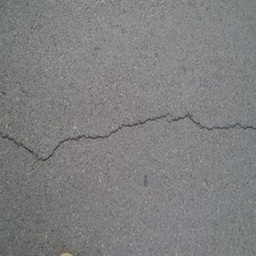
#> input picture SCSegamba_improved/pipeline_trt/input_images/CFD_001.jpg, 256 x 256 px, shrunk from 448 x 448 before the run, found by its file name
$ python adaptive_pca_test.py
#> lines starting #> are read from the running program, lines starting #| are printed output that depends on the picture; after the words box and inside, x2 and y2 are one past the last pixel; in counts of white or black regions, pixels touching at a corner belong together
import cv2
import numpy as np
import pandas as pd
from skimage.morphology import skeletonize
from scipy.ndimage import distance_transform_edt
import matplotlib.pyplot as plt

def get_skeleton(binary_mask):
    return skeletonize(binary_mask > 0).astype(np.uint8)

def extract_neighbors(point, window_size, image_shape):
    y, x = point
    half = window_size // 2
    y_min, y_max = max(0, y - half), min(image_shape[0], y + half + 1)
    x_min, x_max = max(0, x - half), min(image_shape[1], x + half + 1)
    return np.array([[yi, xi] for yi in range(y_min, y_max) for xi in range(x_min, x_max)])

def compute_curvature(neighbors):
    if len(neighbors) < 3:
        return 0
    dy = np.gradient(neighbors[:, 0])
    dx = np.gradient(neighbors[:, 1])
    ddy = np.gradient(dy)
    ddx = np.gradient(dx)
    curvature = np.abs(dx * ddy - dy * ddx) / (dx**2 + dy**2 + 1e-6)**1.5
    return np.mean(curvature)

def perform_pca(neighbors):
    pca_data = neighbors - np.mean(neighbors, axis=0)
    _, _, vh = np.linalg.svd(pca_data)
    tangent = vh[0]
    normal = vh[1]
    return tangent, normal

def sample_edges_along_normal(center, normal, binary_mask, max_distance=20):
    y0, x0 = center
    samples = []
    for sign in [-1, 1]:
        for d in range(1, max_distance):
            dx, dy = normal[1] * d * sign, normal[0] * d * sign
            xi, yi = int(round(x0 + dx)), int(round(y0 + dy))
            if 0 <= yi < binary_mask.shape[0] and 0 <= xi < binary_mask.shape[1]:
                if binary_mask[yi, xi] == 0:
                    samples.append((xi, yi))
                    break
    return samples

def calculate_crack_width(edge_points):
    if len(edge_points) == 2:
        (x1, y1), (x2, y2) = edge_points
        return np.sqrt((x1 - x2)**2 + (y1 - y2)**2)
    return None

def adaptive_crack_width(mask, min_window=7, max_window=15, curvature_thresh=0.1):
    skeleton = get_skeleton(mask)
    crack_widths = []

    points = np.argwhere(skeleton > 0)
    for (y, x) in points:
        neighbors = extract_neighbors((y, x), max_window, mask.shape)
        local_skel = skeleton[neighbors[:, 0], neighbors[:, 1]]
        curvature = compute_curvature(neighbors[local_skel > 0])

        window_size = min_window if curvature > curvature_thresh else max_window
        sub_neighbors = extract_neighbors((y, x), window_size, mask.shape)
        active = sub_neighbors[skeleton[sub_neighbors[:, 0], sub_neighbors[:, 1]] > 0]

        if len(active) < 3:
            continue

        tangent, normal = perform_pca(active)
        edge_pts = sample_edges_along_normal((y, x), normal, mask)
        width = calculate_crack_width(edge_pts)

        if width is not None:
            crack_widths.append(((x, y), normal, width))

    return crack_widths

'''def draw_width_lines(mask, crack_widths, color=(0, 255, 0)):
    overlay = cv2.cvtColor(mask, cv2.COLOR_GRAY2BGR)
    for (cx, cy), normal, width in crack_widths:
        perp = np.array([-normal[1], normal[0]], dtype=np.float32)
        perp /= np.linalg.norm(perp) + 1e-6
        half_width = width / 2.0
        pt1 = (int(cx + perp[0] * half_width), int(cy + perp[1] * half_width))
        pt2 = (int(cx - perp[0] * half_width), int(cy - perp[1] * half_width))
        cv2.line(overlay, pt1, pt2, color, 1)
    return overlay'''
def draw_width_lines(mask, widths, colormap='jet'):
    """
    Draws crack width lines with color coding based on width.
    """
    overlay = cv2.cvtColor(mask, cv2.COLOR_GRAY2BGR)
    if not widths:
        return overlay

    # Extract widths and normalize for colormap
    width_values = [w for _, _, w in widths]
    min_w, max_w = min(width_values), max(width_values)
    norm = plt.Normalize(vmin=min_w, vmax=max_w)
    cmap = plt.get_cmap(colormap)

    for (cx, cy), normal, width in widths:
        # Determine color based on width
        color = cmap(norm(width))[:3]  # RGB tuple
        color = tuple(int(255 * c) for c in color[::-1])  # Convert to BGR for OpenCV

        # Calculate line endpoints
        perp = np.array([-normal[1], normal[0]], dtype=np.float32)
        perp /= np.linalg.norm(perp) + 1e-6
        half = width / 2
        pt1 = (int(cx + perp[0] * half), int(cy + perp[1] * half))
        pt2 = (int(cx - perp[0] * half), int(cy - perp[1] * half))

        # Draw line
        cv2.line(overlay, pt1, pt2, color, 2)

    return overlay

def save_crack_widths_csv(crack_widths, output_csv):
    rows = []
    for (x, y), _, width in crack_widths:
        rows.append({'x': x, 'y': y, 'width_px': width})
    df = pd.DataFrame(rows)
    df.to_csv(output_csv, index=False)
    print(f"[✓] Saved crack widths to: {output_csv}")

if __name__ == "__main__":
    output_img_path = "width_overlay.png"
    output_csv_path = "crack_widths.csv"
    mask_path = "/mnt/stor/ceph/gchen-lab/data/Adam/masters-thesis-project/data/cracks/crack_segmentation_dataset/masks/CFD_001.jpg"

    # Load binary crack mask
    mask = cv2.imread(mask_path, cv2.IMREAD_GRAYSCALE)
#> mask: shape (256, 256); min 56, max 184, mean 127.8
    if mask.max() > 1:
        _, mask = cv2.threshold(mask, 127, 255, cv2.THRESH_BINARY)
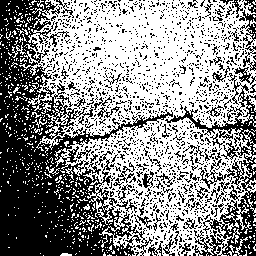
#> mask: shape (256, 256); 56.1% white; 1475 black regions (1408 under 20 px), largest, box (x1, y1, x2, y2) and area: (0, 0, 173, 256) 17071, (165, 73, 256, 256) 3714, (239, 10, 256, 47) 232

    # Run adaptive PCA-based crack width estimation
    widths = adaptive_crack_width(mask)
#> in get_skeleton, `return skeletonize(binary_mask > 0).astype(np.uint8)`:
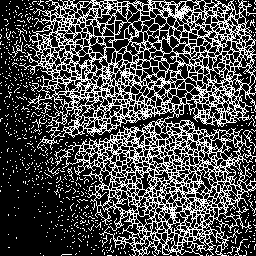
#> returned value: shape (256, 256); values 0 (black) and 1 (white), 29.6% white in thin lines or dots
#> in adaptive_crack_width, `points = np.argwhere(skeleton > 0)`: points = 19426 pairs, first value 0 to 255, second value 0 to 255
#> the loop in adaptive_crack_width, `for (y, x) in points:` made 19426 passes

    # Save image with overlay
    overlay = draw_width_lines(mask, widths)
#> the loop in draw_width_lines, `for (cx, cy), normal, width in widths:` made 17455 passes
#> (cx, cy, normal, width) on passes 1 to 3: (10, 1, [-0.976, 0.216], 2), (33, 1, [-0.841, -0.54], 2.83), (35, 1, [-1, 0.00576], 2)
#> after the loop in draw_width_lines, `for (cx, cy), normal, width in widths:`:
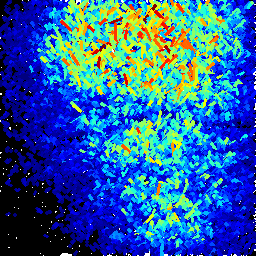
#> overlay: shape (256, 256, 3); mean B, G, R 160.2, 94.2, 40.1
    cv2.imwrite(output_img_path, overlay)
    print(f"[✓] Saved overlay image to: {output_img_path}")

    # Save CSV
    save_crack_widths_csv(widths, output_csv_path)
#> the loop in save_crack_widths_csv, `for (x, y), _, width in crack_widths:` made 17455 passes
#> (x, y, width) on passes 1 to 3: (10, 1, 2), (33, 1, 2.83), (35, 1, 2)

    # Print stats
    if widths:
        w = [w for _, _, w in widths]
        print(f"Mean width: {np.mean(w):.2f}px | Min: {np.min(w):.2f}px | Max: {np.max(w):.2f}px")
#| Mean width: 7.83px | Min: 2.00px | Max: 38.42px
    else:
        print("No widths measured.")
